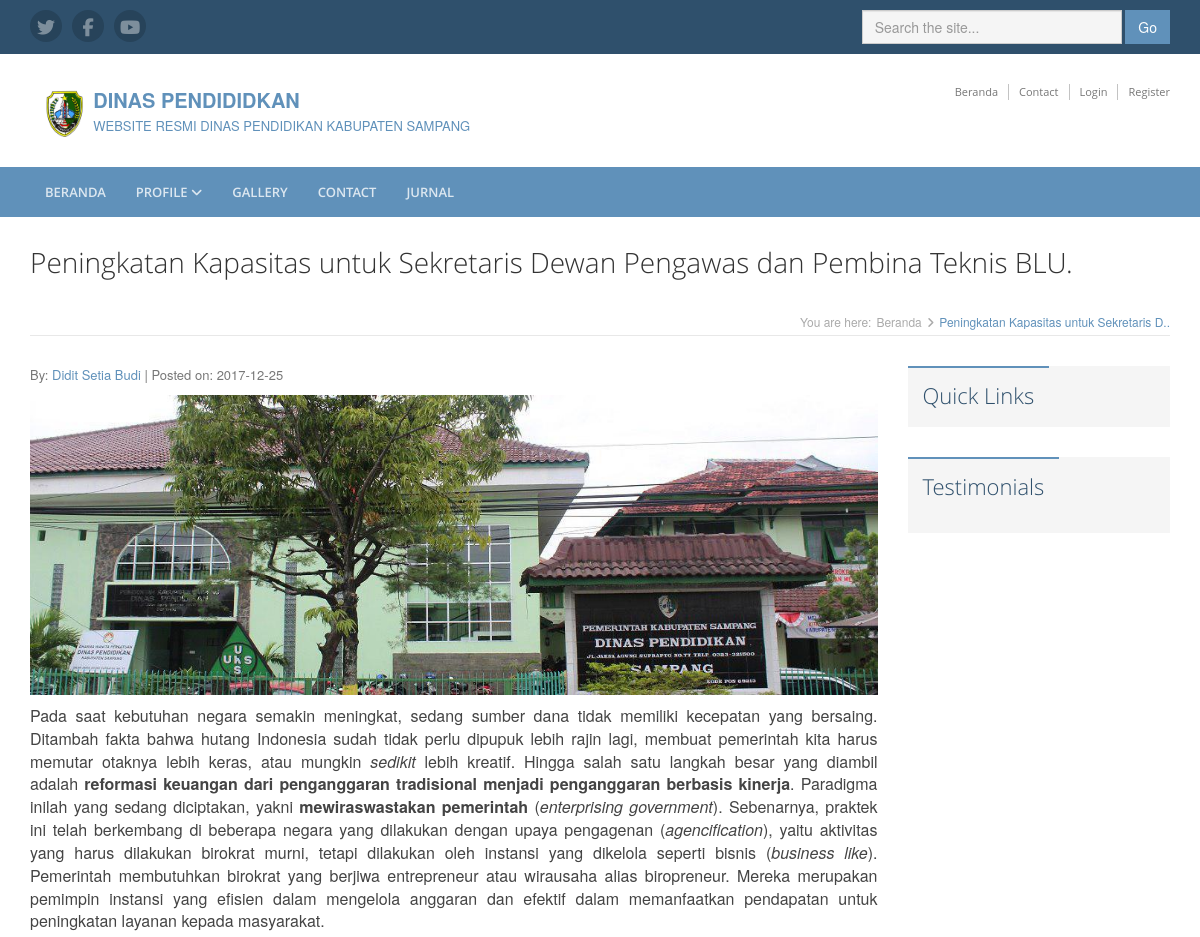
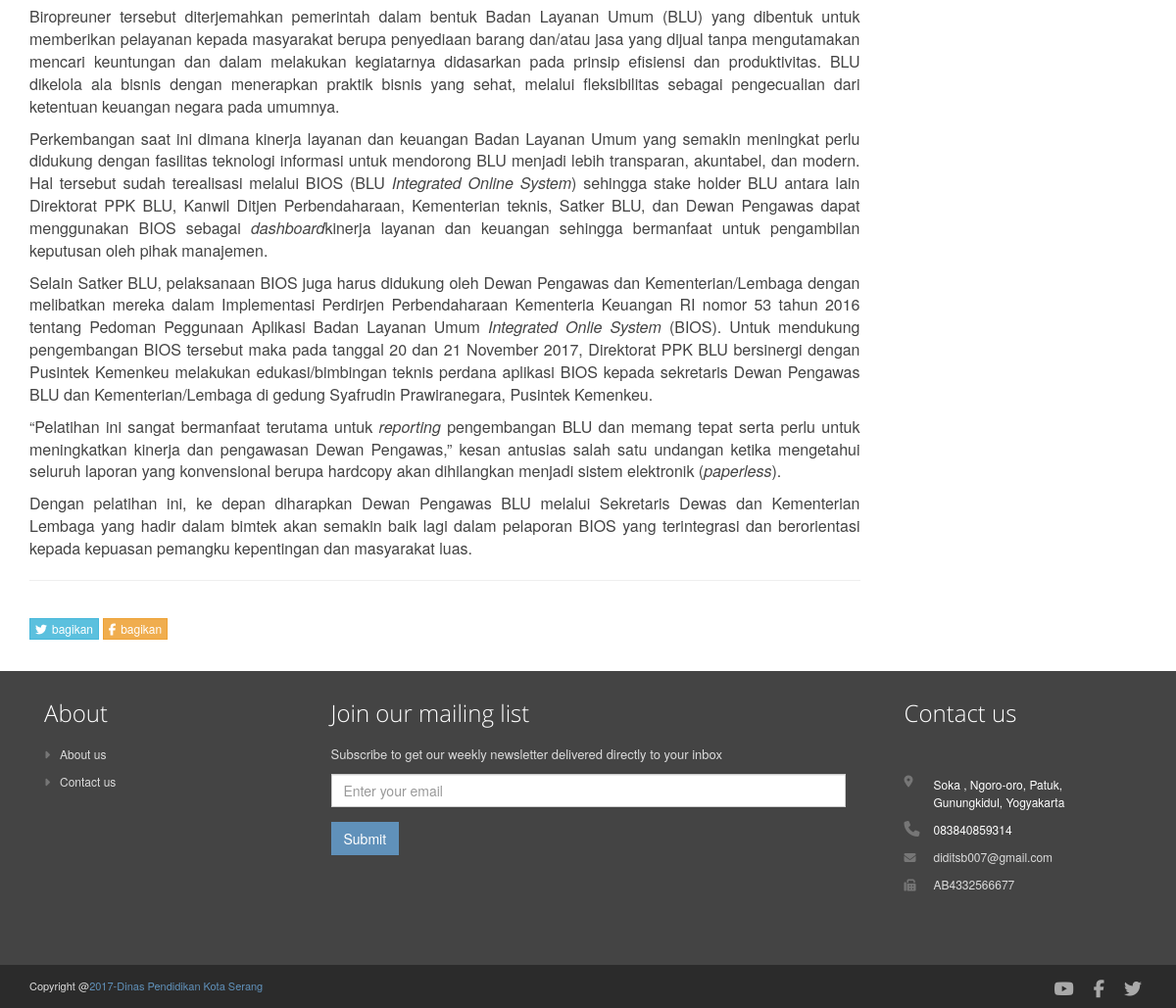
The page /web/readmore/peningkatan-kapasitas-untuk-sekretaris-dewan-pengawas-dan-pembina-teknis-blu--1 on the database its author committed (2 pictures, top to bottom).
### tables this page shows
CREATE TABLE `tabel_medsos` (
  `id_medsos` int(12) NOT NULL,
  `icon` varchar(50) NOT NULL,
  `link` text NOT NULL
);

CREATE TABLE `tabel_header` (
  `id_header` int(12) NOT NULL,
  `nama_perusahaan` text NOT NULL,
  `tagline` text NOT NULL,
  `logo` text NOT NULL,
  `create_at` date NOT NULL,
  `update_at` date NOT NULL
);

CREATE TABLE `tabel_menu` (
  `id_menu` int(50) NOT NULL,
  `nama_menu` varchar(50) NOT NULL,
  `url` text NOT NULL,
  `aktif` tinyint(1) NOT NULL
);

CREATE TABLE `tabel_berita` (
  `id_berita` int(50) NOT NULL,
  `nama_penulis` varchar(50) NOT NULL,
  `judul_berita` text NOT NULL,
  `isi_berita` text NOT NULL,
  `create_at` date NOT NULL,
  `update_at` date NOT NULL,
  `id_menu` int(50) DEFAULT NULL,
  `foto` text NOT NULL,
  `slug` text NOT NULL,
  `popular` tinyint(1) NOT NULL
);

CREATE TABLE `tabel_contact` (
  `id_contact` int(12) NOT NULL,
  `address` text NOT NULL,
  `phone` varchar(50) NOT NULL,
  `email` varchar(50) NOT NULL,
  `fax` text NOT NULL,
  `maps` text NOT NULL,
  `create_at` date NOT NULL,
  `update_at` date NOT NULL
);

CREATE TABLE `tabel_footer` (
  `id_footer` int(12) NOT NULL,
  `copyright` text NOT NULL
);

### application/libraries/Template.php (called while the page is built, shortened)
<?php
	class Template {
		protected $_ci ;
		function __construct()
		{
			$this->_ci = &get_instance();
		}
		public function halamanuser($konten, $data = NULL)
		{
			$data['header']		= $this->_ci->load->view('user/v_header', $data, TRUE);
      $data['navbar']	= $this->_ci->load->view('user/v_navbarmenu',$data, TRUE);
			$data['konten'] 	= $this->_ci->load->view( $konten, $data, TRUE);
			$data['footer']		= $this->_ci->load->view('user/v_footer',$data,TRUE);
			$this->_ci->load->view('user/mainuser', $data);
		}
	}
?>

### application/controllers/Web.php (called while the page is built, shortened)
<?php
class Web extends CI_Controller {
	public function readmore($slug)
	{
		$id = $slug;
		$idnya = array('slug' => $id);
		$data['datareadmore'] = $this->webmodel->tampilreadmore($idnya,'tabel_berita')->row_array();
		$this->template->halamanuser('user/v_readmore',$data);
	}
}

### index.php (called while the page is built, shortened)
<?php
require_once BASEPATH.'core/CodeIgniter.php';

### application/models/Webmodel.php (called while the page is built, shortened)
<?php
class Webmodel extends CI_Model {
	public function tampilreadmore($idnya,$table)
	{
		return $this->db->get_where($table,$idnya);
	}
}

### application/views/user/v_readmore.php (the view, shortened to what this page needs)
<div class="content container">
    <div class="page-wrapper">
        <header class="page-heading clearfix">
            <h1 class="heading-title pull-left"><?php echo $datareadmore['judul_berita'] ?></h1>
            <div class="breadcrumbs pull-right">
                <ul class="breadcrumbs-list">
                    <li class="breadcrumbs-label">You are here:</li>
                    <li><a href="<?php echo site_url('web')?>">Beranda</a><i class="fa fa-angle-right"></i></li>
                    <li class="current"><?php echo substr( $datareadmore['judul_berita'],0,40).".."?></li>
                </ul>
            </div>
        </header>
        <div class="page-content">
            <div class="row page-row">
                <div class="news-wrapper col-md-9 col-sm-8">
                    <article class="news-item">
                        <p class="meta text-muted">By: <a href=""><?php echo $datareadmore['nama_penulis']?>
                        </a> | Posted on:
                        <?php if ($datareadmore['update_at'] !== '0000-00-00') { ?>
                          <?php echo $datareadmore['update_at'] ?>
                        <?php }else { ?>
                          <?php echo $datareadmore['create_at'] ?>
                        <?php } ?>
                      </p>
                        <p class="featured-image"><img class="img-responsive" src="<?php echo base_url('assets/admin/img/penyimpananfoto'.'/'.$datareadmore['foto']) ?>" style="height: 300px; width:auto;" alt="" /></p>
                        <p><?php echo $datareadmore['isi_berita'] ?>
                        </p>
                        <hr>
                        <?php
                        $url = current_url();
                        ?><br>
                        <a href="http://twitter.com/share?text=<?php echo $datareadmore['judul_berita']?>&url=<?php echo $url?>"><button type="button" class="btn btn-info btn-xs"><i class="fa fa-twitter"></i>bagikan</button></a>
                        <a href="http://facebook.com/share?text=<?php echo $datareadmore['judul_berita']?>&url=<?php echo $url?>"><button type="button" class="btn btn-warning btn-xs"><i class="fa fa-facebook"></i>bagikan</button></a>
                    </article>
                </div>
                <aside class="page-sidebar  col-md-3 ">
                  <section class="links">
                      <h1 class="section-heading text-highlight"><span class="line">Quick Links</span></h1>
                  </section>
                  <section class="testimonials">
                      <h1 class="section-heading text-highlight"><span class="line"> Testimonials</span></h1>
                      <div class="section-content">
                      </div>
                  </section>
                </aside>
            </div>
        </div>
    </div>
</div>

### application/views/user/v_header.php (shortened to what this page needs)
<header class="header">
    <div class="top-bar">
        <div class="container">
          <?php
          $query = $this->db->get('tabel_medsos');
          $dataicon = $query->result_array();
          ?>
            <ul class="social-icons col-md-6 col-sm-6 col-xs-12 hidden-xs">
              <?php foreach ($dataicon as $key ) { ?>
                <li><a href="<?php echo $key['link'] ?>" target="_blank"><i class="<?php echo $key['icon']?>"></i></a></li>
              <?php } ?>
            </ul>
            <form class="pull-right search-form" role="search" method="get" action="<?php echo site_url('web/pencarian') ?>">
                <div class="form-group">
                    <input type="text" name="cariberita" class="form-control" placeholder="Search the site...">
                </div>
                <button type="submit" class="btn btn-theme">Go</button>
            </form>
        </div>
    </div>
    <?php
    $query = $this->db->get('tabel_contact');
    $datacontact = $query->row();
    ?>
    <?php
      $query = $this->db->get('tabel_header');
      $dataheader = $query->row();
    ?>
    <?php if ($dataheader || $datacontact) { ?>
      <div class="header-main container">
        <div class="logo col-md-6">
          <div class="col-md-1">
            <a  href=""><img style="width:40px;padding-top: 5px;" id="logo" src="<?php echo base_url('assets/admin/img/penyimpananfoto'.'/'.$dataheader->logo); ?>"  alt="Logo"</a>
          </div>
          <div class="col-md-11">
            <label class="primary-line" style="margin-bottom: 0px;"><?php echo $dataheader->nama_perusahaan?></label><br>
            <span class="primary-lin"><?php echo $dataheader->tagline ?></span>
          </div>
        </div>
          <div class="info col-md-6 col-sm-6">
              <ul class="menu-top navbar-right hidden-xs">
                  <li class="divider"><a href="<?php echo site_url('web') ?>">Beranda</a></li>
                  <li class="divider"><a href="<?php echo site_url('web/contact') ?>">Contact</a></li>
                  <li class="divider"><a href="<?php echo site_url('web/contact') ?>">Login</a></li>
                  <li><a href="<?php echo site_url('web/contact') ?>">Register</a></li>
              </ul>
              <br />
          </div>
      </div>
    <?php } ?>
</header>

### application/views/user/v_navbarmenu.php (shortened to what this page needs)
<nav class="main-nav" role="navigation">
    <div class="container">
        <div class="navbar-collapse collapse" id="navbar-collapse">
            <ul class="nav navbar-nav">
              <?php
                $query = $this->db->get_where('tabel_menu', array('aktif'=>1));
                $datamenu = $query->result_array();
              ?>
                <?php if ($this->uri->segment(2) == '') { ?>
                  <li class="active nav-item"><a href="<?php echo site_url('web') ?>">Beranda</a></li>
                  <li class="nav-item dropdown">
                      <a class="dropdown-toggle" data-toggle="dropdown" data-hover="dropdown" data-delay="0" data-close-others="false" href="#">Profile <i class="fa fa-angle-down"></i></a>
                      <ul class="dropdown-menu">
                          <li><a href="<?php echo site_url('web/visimisi') ?>">Visi Misi</a></li>
                          <li><a href="<?php echo site_url('web/sejarah')?>">Sejarah</a></li>
                          <li><a href="<?php echo site_url('web/strukturorganisasi') ?>">Struktur Organisasi</a></li>
                          <li><a href="<?php echo site_url('web/layanan') ?>">Layanan</a></li>
                      </ul>
                  </li>
                  <li class="nav-item"><a href="<?php echo site_url('web/gallery') ?>">Gallery</a></li>
                  <li class="nav-item"><a href="<?php echo site_url('web/contact') ?>">Contact</a></li>
                  <?php foreach ($datamenu as $key ) { ?>
                    <li class="nav-item"><a href="<?php echo  site_url('web/berita').'/'.$key['url'] ?>"><?php echo $key['nama_menu']?></a></li>
                  <?php } ?>
                <?php  } else { ?>
                  <li class="nav-item"><a href="<?php echo site_url('web') ?>">Beranda</a></li>
                  <li class="nav-item dropdown">
                      <a class="dropdown-toggle" data-toggle="dropdown" data-hover="dropdown" data-delay="0" data-close-others="false" href="#">Profile <i class="fa fa-angle-down"></i></a>
                  </li>
                  <li class="nav-item"><a href="<?php echo site_url('web/gallery') ?>">Gallery</a></li>
                  <li class="nav-item"><a href="<?php echo site_url('web/contact') ?>">Contact</a></li>
                  <?php foreach ($datamenu as $key ) { ?>
                    <li class="<?php echo $this->uri->segment(3) == $key['url'] ? 'active nav-item' : 'nav-item'  ?>">
                    <a href="<?php echo  site_url('web/berita').'/'.$key['url'] ?>"><?php echo $key['nama_menu']?></a></li>
                  <?php } ?>
                <?php } ?>
            </ul>
        </div>
    </div>
</nav>

### application/views/user/v_footer.php (shortened to what this page needs)
<footer class="footer">
    <div class="footer-content">
        <div class="container">
            <div class="row">
            <div class="footer-col col-md-3 col-sm-4 about">
                <div class="footer-col-inner">
                    <h3>About</h3>
                    <ul>
                        <li><a href="<?php echo site_url('web/sejarah') ?>"><i class="fa fa-caret-right"></i>About us</a></li>
                        <li><a href="<?php echo site_url('web/contact') ?>"><i class="fa fa-caret-right"></i>Contact us</a></li>
                    </ul>
                </div>
            </div>
            <div class="footer-col col-md-6 col-sm-8 newsletter">
                <div class="footer-col-inner">
                    <h3>Join our mailing list</h3>
                    <p>Subscribe to get our weekly newsletter delivered directly to your inbox</p>
                    <form   method="post" action="<?php echo site_url('admin/aksijoinemail')?>" >
                        <div class="form-group"  >
                            <input type="email" class="form-control" placeholder="Enter your email" name="email" required />
                        </div>
                        <input class="btn btn-theme btn-subscribe" type="submit" >
                    </form>
                </div>
            </div>
            <div class="footer-col col-md-3 col-sm-12 contact">
                <div class="footer-col-inner">
                    <h3>Contact us</h3>
                    <div class="row">
                      <?php
                        $query = $this->db->get('tabel_contact');
                        $datacontact = $query->row();
                      ?>
                      <?php if ($datacontact) { ?>
                        <p class="adr clearfix col-md-12 col-sm-11">
                          <div class="col-sm-1">
                            <i class="fa fa-map-marker pull-left"></i>
                          </div>
                          <div class="col-sm-10">
                            <span class="adr-group pull-left">
                                <span class="street-address"> <?php echo $datacontact->address ?></span>
                            </span>
                          </div>
                        </p>
                        <p class="tel col-md-12 col-sm-11">
                          <div class="col-sm-1">
                            <i class="fa fa-phone"></i>
                          </div>
                          <div class="col-sm-10">
                            <?php echo $datacontact->phone?>
                          </div>
                        </p>
                        <p class="email col-md-12 col-sm-11">
                          <div class="col-sm-1">
                            <i class="fa fa-envelope"></i>
                          </div>
                          <div class="col-sm-10">
                            <a href="#"><?php echo $datacontact->email ?></a>
                          </div>
                        </p>
                        <p class="email col-md-12 col-sm-11">
                          <div class="col-sm-1">
                            <i class="fa fa-fax"></i>
                          </div>
                          <div class="col-sm-10">
                            <a href="#"><?php echo $datacontact->fax ?></a>
                          </div>
                        </p>
                      <?php } ?>
                    </div>
                </div>
            </div>
            </div>
        </div>
    </div>
    <?php
    $query = $this->db->get('tabel_medsos');
    $datamedsos = $query->result_array();
    ?>
    <?php
    $query = $this->db->get('tabel_footer');
    $data = $query->row_array();
    ?>
    <div class="bottom-bar">
        <div class="container">
            <div class="row">
                <small class="copyright col-md-6 col-sm-12 col-xs-12">Copyright @<a href=""><?php echo $data['copyright'] ?></a></small>
                <ul class="social pull-right col-md-6 col-sm-12 col-xs-12">
                    <?php foreach ($datamedsos as $key ) { ?>
                      <li><a href="<?php echo $key['link'] ?>" target="_blank"><i class="<?php echo $key['icon']?>"></i></a></li>
                    <?php } ?>
                </ul>
            </div>
        </div>
    </div>
</footer>

### application/views/user/v_header.php (style rules this page uses)
.primary-line { font-size: 20px; padding: 2px; }
.primary-lin { font-size: 15spx; padding: 2px }

### rows shown on the page
tabel_header: logo (picture), nama_perusahaan "DINAS PENDIDIDKAN", tagline "WEBSITE RESMI DINAS PENDIDIKAN KABUPATEN SAMPANG"
tabel_menu: nama_menu "JURNAL"
tabel_berita: judul_berita "Peningkatan Kapasitas untuk Sekretaris Dewan Pengawas dan Pembina Teknis BLU.", judul_berita "Peningkatan Kapasitas untuk Sekretaris D", nama_penulis "Didit Setia Budi", update_at "2017-12-25", foto (picture), isi_berita "Pada saat kebutuhan negara semakin meningkat, sedang sumber dana tidak memiliki kecepatan yang bersaing. Ditambah fakta bahwa hutang Indonesia sudah tidak perlu dipupuk lebih rajin lagi, membuat pemerintah kita harus memutar otaknya lebih keras, atau mungkin sedikit lebih kreatif. Hingga salah satu langkah besar yang diambil adalah reformasi keuangan dari penganggaran tradisional menjadi penganggaran berbasis kinerja . Paradigma inilah yang sedang diciptakan, yakni mewiraswastakan pemerintah ( enterprising government ). Sebenarnya, praktek ini telah berkembang di beberapa negara yang dilakukan dengan upaya pengagenan ( agencification ), yaitu aktivitas yang harus dilakukan birokrat murni,…"
tabel_contact: address "Soka , Ngoro-oro, Patuk, Gunungkidul, Yogyakarta", phone "083840859314", email "diditsb007@gmail.com", fax "AB4332566677"
tabel_footer: copyright "2017-Dinas Pendidikan Kota Serang"
